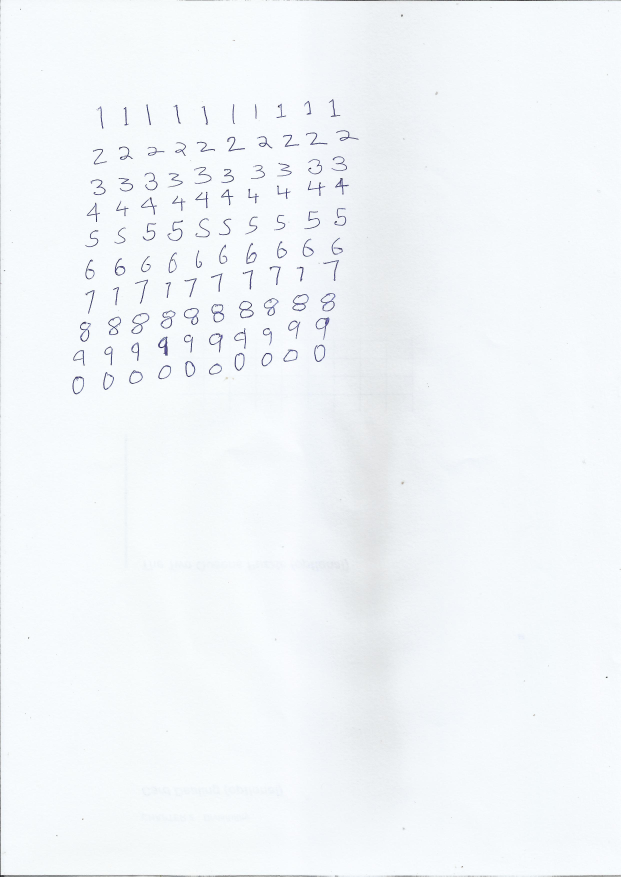
#> input picture custom_train_digits.jpg, 2481 x 3507 px (shown at 1/4 size)
$ jupyter execute IVP_project.ipynb   (shell and % lines are left out)   (older library calls are emulated)
#> lines starting #> are read from the running program, lines starting #| are printed output that depends on the picture; after the words box and inside, x2 and y2 are one past the last pixel; in counts of white or black regions, pixels touching at a corner belong together; long printed decimals are rounded
<a href="https://colab.research.google.com/github/SK-0911/Handwritten-Digit-Recognition/blob/main/IVP_project.ipynb" target="_parent"></a>

[cell 1]
import numpy as np
# from scipy.misc.pilutil import imresize
from PIL import Image #PIL=Python Imaging Library
import cv2  # version 3.2.0
from skimage.feature import hog #skimage has algos for image processing and hog-histogram of gradients, used for object detection
from matplotlib import pyplot as plt
from sklearn.model_selection import train_test_split
from sklearn.metrics import accuracy_score
from sklearn.utils import shuffle #used to randomly shuffle the rows of a dataset along with their corresponding labels or target values.

[cell 2]
from PIL import Image
from numpy import asarray


def imresize(arr,size):
	img=Image.fromarray(arr)
	img=img.resize(size)
	return asarray(img) #it resize the image and then converts the resized PIL Image back to a NumPy array

[cell 3]
DIGIT_WIDTH = 10
DIGIT_HEIGHT = 20
IMG_HEIGHT = 28
IMG_WIDTH = 28
CLASS_N = 10  # 0-9

[cell 4]
# This method splits the input training image into small cells (of a single digit) and uses these cells as training data.
# The default training image (MNIST) is a 1000x1000 size image and each digit is of size 10x20. so we divide 1000/10 horizontally and 1000/20 vertically.
def split2d(img, cell_size, flatten=True):
    h, w = img.shape[:2]
    sx, sy = cell_size
    cells = [np.hsplit(row, w // sx) for row in np.vsplit(img, h // sy)]
    cells = np.array(cells)
    if flatten:
        cells = cells.reshape(-1, sy, sx)
    return cells

[cell 5]
def load_digits(fn):     #  responsible for loading digit images from a file and preparing them for training
    print('loading "%s for training" ...' % fn)
    digits_img = cv2.imread(fn, 0)
    digits = split2d(digits_img, (DIGIT_WIDTH, DIGIT_HEIGHT))       #splits the loaded image into individual digit cells using the split2d function based on w and h
    resized_digits = []
    for digit in digits:
        resized_digits.append(imresize(digit, (IMG_WIDTH, IMG_HEIGHT))) # Resize each digit cell to the specified dimensions using the imresize function and append it to the list of resized digit images
    labels = np.repeat(np.arange(CLASS_N), len(digits) / CLASS_N)
    return np.array(resized_digits), labels

[cell 6]
def pixels_to_hog_20(img_array):# HOG is used for object detection and image classification tasks.
    hog_featuresData = [] # empty list is created
    for img in img_array:
        fd = hog(img,
                 orientations=10,
                 pixels_per_cell=(5, 5),
                 cells_per_block=(1, 1))# function computes the gradient magnitude and orientation for each pixel,generates a histogram of gradient orientations within each cell.
        hog_featuresData.append(fd)
    hog_features = np.array(hog_featuresData, 'float64')
    return np.float32(hog_features)

pixels_to_hog_20 aims to compute Histogram of Oriented Gradients (HOG) features from a collection of images represented as arrays.
 The function iterates over each image in the input array (img_array).

  For each image, it computes the HOG features using the hog function, specifying parameters such as the number of orientations, pixels per cell, and cells per block. **These parameters determine the level of detail captured in the HOG features and how they are computed.**

  The computed HOG features for each image are stored in a list named hog_featuresData. Once all images are processed, the list of HOG features is converted into a NumPy array of type float64 to ensure consistency. Finally, the function returns the HOG features as a NumPy array of type float32. Overall, this function provides a convenient way to extract HOG features from a set of images, which can then be used as input features for various machine learning algorithms.

[cell 7]
class KNN_MODEL():
    def __init__(self, k=3):
        self.k = k
        self.model = cv2.ml.KNearest_create()

    def train(self, samples, responses):#used to train the KNN model
        self.model.train(samples, cv2.ml.ROW_SAMPLE, responses)

    def predict(self, samples):#used to make predictions using the trained KNN model
        retval, results, neigh_resp, dists = self.model.findNearest(samples, self.k)
        return results.ravel()

[cell 8]
class SVM_MODEL():
    def __init__(self, num_feats, C=1, gamma=0.1):
        self.model = cv2.ml.SVM_create()
        self.model.setType(cv2.ml.SVM_C_SVC)
        self.model.setKernel(cv2.ml.SVM_RBF)  # SVM_LINEAR, SVM_RBF
        self.model.setC(C)
        self.model.setGamma(gamma)
        self.features = num_feats

    def train(self, samples, responses):
        self.model.train(samples, cv2.ml.ROW_SAMPLE, responses)

    def predict(self, samples):
        results = self.model.predict(samples.reshape(-1, self.features))
        return results[1].ravel()

[cell 9]
def get_digits(contours, hierarchy):
    hierarchy = hierarchy[0]
    bounding_rectangles = [cv2.boundingRect(ctr) for ctr in contours]
    final_bounding_rectangles = []
    # find the most common heirarchy level - that is where our digits's bounding boxes are
    u, indices = np.unique(hierarchy[:, -1], return_inverse=True)
    most_common_heirarchy = u[np.argmax(np.bincount(indices))]

    for r, hr in zip(bounding_rectangles, hierarchy):
        x, y, w, h = r
        # this could vary depending on the image you are trying to predict
        # we are trying to extract ONLY the rectangles with images in it (this is a very simple way to do it)
        # we use heirarchy to extract only the boxes that are in the same global level - to avoid digits inside other digits

        if ((w * h) > 250) and (10 <= w <= 200) and (10 <= h <= 200) and hr[3] == most_common_heirarchy:
            final_bounding_rectangles.append(r)

    return final_bounding_rectangles

[cell 10]
def proc_user_img(img_file, model):# designed to process a user-provided image file (img_file) for digit recognition using a pre-trained model.
    print('loading "%s for digit recognition" ...' % img_file)
    im = cv2.imread(img_file)
    blank_image = np.zeros((im.shape[0], im.shape[1], 3), np.uint8)
    blank_image.fill(255)

    imgray = cv2.cvtColor(im, cv2.COLOR_BGR2GRAY)#converting the image into grayscale.
    plt.imshow(imgray)
    kernel = np.ones((5, 5), np.uint8)
    #Perform a series of morphological operations (erode and dilate) using a predefined kernel to enhance the digit regions and remove noise.
    ret, thresh = cv2.threshold(imgray, 127, 255, 0)
    thresh = cv2.erode(thresh, kernel, iterations=1)
    thresh = cv2.dilate(thresh, kernel, iterations=1)
    thresh = cv2.erode(thresh, kernel, iterations=1)

    contours, hierarchy = cv2.findContours(thresh, cv2.RETR_TREE, cv2.CHAIN_APPROX_SIMPLE) #Contours represent the boundaries of objects in the image.

    digits_rectangles = get_digits(contours, hierarchy)  # rectangles of bounding the digits in user image

    all_digits = ''

    for rect in digits_rectangles:#this draws a rectangle around the digit and extract the number
        x, y, w, h = rect
        cv2.rectangle(im, (x, y), (x + w, y + h), (0, 255, 0), 2)
        im_digit = imgray[y:y + h, x:x + w]
        im_digit = (255 - im_digit)
        im_digit = imresize(im_digit, (IMG_WIDTH, IMG_HEIGHT))

        hog_img_data = pixels_to_hog_20([im_digit])
        pred = model.predict(hog_img_data)
        all_digits += str(int(pred[0]))
        cv2.putText(im, str(int(pred[0])), (x, y), cv2.FONT_HERSHEY_SIMPLEX, 2, (255, 0, 0), 3)
        cv2.putText(blank_image, str(int(pred[0])), (x, y), cv2.FONT_HERSHEY_SIMPLEX, 3, (255, 0, 0), 5)

    plt.imshow(im)
    cv2.imwrite("original_overlay.png", im)
    cv2.imwrite("final_digits.png", blank_image)
    print(all_digits)
    # cv2.destroyAllWindows()

poc_usr_img function processes a user-provided image, detects potential digit regions, recognizes digits within those regions using a pre-trained model, and outputs the recognized digits overlaid on the original image and as a separate image with isolated digits.

[cell 11]
def get_contour_precedence(contour, cols):
    return contour[1] * cols + contour[0]  # row-wise ordering

[cell 12]
def load_digits_custom(img_file):#used to process an image file containing digits for training a machine learning model
#> called with img_file = 'custom_train_digits.jpg'
    train_data = []
    train_target = []
    start_class = 1
    im = cv2.imread(img_file)#reading the image file
#> im is the input picture: shape (3507, 2481, 3); mean B, G, R 249.2, 246.2, 242.3
    imgray = cv2.cvtColor(im, cv2.COLOR_BGR2GRAY)#converting to grayscale
    plt.imshow(imgray)
    kernel = np.ones((5, 5), np.uint8)

    #Perform a series of morphological operations (erode and dilate) using a predefined kernel to enhance the digit regions and remove noise
    ret, thresh = cv2.threshold(imgray, 127, 255, 0)
#> thresh: shape (3507, 2481); 99.4% white; 577 black regions (433 under 20 px), largest, box (x1, y1, x2, y2) and area: (1242, 0, 2481, 4) 2789, (0, 2657, 297, 3507) 1799, (633, 1347, 670, 1423) 1005
    thresh = cv2.erode(thresh, kernel, iterations=1)
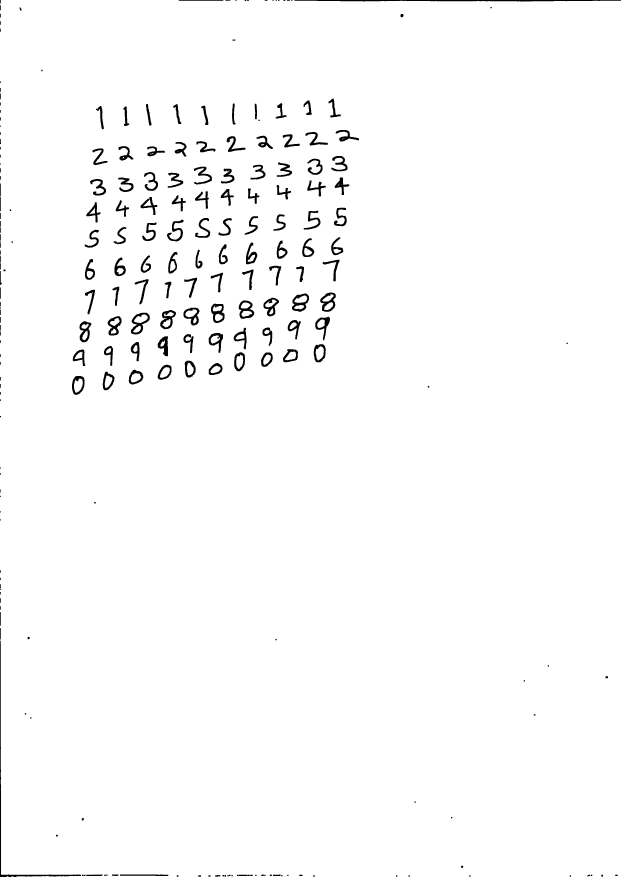
#> thresh: shape (3507, 2481) (shown at 1/4 size); 98.3% white; 242 black regions (18 under 20 px), largest, box (x1, y1, x2, y2) and area: (1178, 0, 2481, 6) 5683, (0, 2572, 324, 3507) 5172, (524, 1251, 599, 1338) 2335
    thresh = cv2.dilate(thresh, kernel, iterations=1)
#> thresh: shape (3507, 2481); 99.3% white; 257 black regions (134 under 20 px)
    thresh = cv2.erode(thresh, kernel, iterations=1)

    contours, hierarchy = cv2.findContours(thresh, cv2.RETR_TREE, cv2.CHAIN_APPROX_SIMPLE)
#> contours = 226 contours, 12 with area under 20; largest, box (x1, y1, x2, y2) and area: (0, 0, 2481, 3507) 8679563, (523, 1250, 600, 1339) 4200, (1167, 1173, 1237, 1248) 3766, (1280, 1169, 1344, 1248) 3652, (954, 1201, 1018, 1276) 3553
    digits_rectangles = get_digits(contours, hierarchy)  # rectangles of bounding the digits in user image
#> in get_digits, `bounding_rectangles = [cv2.boundingRect(ctr) for ctr in contours]`: bounding_rectangles = 226 items, first 6: (45, 3505, 9, 2), (26, 3504, 10, 3), (0, 0, 2481, 3507), (2278, 3500, 7, 7), (1876, 3500, 7, 7), (1633, 3500, 7, 7)
#> in get_digits, `u, indices = np.unique(hierarchy[:, -1], return_inverse=True)`: u = 46 values from -1 to 207; indices = 226 values, max 45 at index 208, min 0 at index 0, mean 7.3
#> in get_digits, `most_common_heirarchy = u[np.argmax(np.bincount(indices))]`: most_common_heirarchy = 2
#> the loop in get_digits, `for r, hr in zip(bounding_rectangles, hierarchy):` made 226 passes
#> (hr, x, y, w, h) on passes 1 to 3: ([1, -1, -1, -1], 45, 3505, 9, 2), ([2, 0, -1, -1], 26, 3504, 10, 3), ([-1, 1, 3, -1], 0, 0, 2481, 3507)
#> after the loop in get_digits, `for r, hr in zip(bounding_rectangles, hierarchy):`: final_bounding_rectangles = 100 items, first 6: (287, 1503, 52, 77), (410, 1486, 49, 76), (514, 1478, 60, 61), (630, 1458, 57, 62), (834, 1451, 57, 50), (738, 1442, 46, 69)
#> digits_rectangles has the same summary as final_bounding_rectangles in get_digits

    # sort rectangles according to x,y pos so that we can label them
    digits_rectangles.sort(key=lambda x: get_contour_precedence(x, im.shape[1]))

    for index, rect in enumerate(digits_rectangles):
        x, y, w, h = rect
        cv2.rectangle(im, (x, y), (x + w, y + h), (0, 255, 0), 2)
        im_digit = imgray[y:y + h, x:x + w]
        im_digit = (255 - im_digit) #Inverts the color intensity of the digit region to enhance visibility.

        im_digit = imresize(im_digit, (IMG_WIDTH, IMG_HEIGHT))
        train_data.append(im_digit)
        train_target.append(start_class % 10)

        if index > 0 and (index + 1) % 10 == 0:
            start_class += 1
#> this loop made 100 passes
#> (x, y, w, h) on passes 1 to 12: (1313, 394, 51, 77), (1213, 401, 35, 60), (1102, 412, 45, 63), (927, 413, 16, 86), (1018, 414, 11, 64), (583, 415, 24, 88), (692, 416, 34, 81), (804, 422, 30, 79), (383, 423, 33, 95), (493, 425, 25, 80), (1342, 519, 95, 48), (1221, 527, 91, 56)
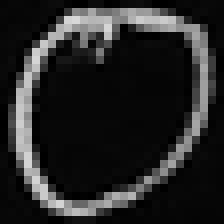
#> im_digit: shape (28, 28) (shown 8 times larger); min 0, max 216, mean 38
#> after the loop, start_class = 11; train_data = 100 items; train_target = 100 values, max 9 at index 80, min 0 at index 90, mean 4.5
    cv2.imwrite("training_box_overlay.png", im)

    return np.array(train_data), np.array(train_target)

[cell 13]
TRAIN_MNIST_IMG = 'digits.png'
TRAIN_USER_IMG = 'custom_train_digits.jpg'
TEST_USER_IMG = 'test_image.png'

# digits, labels = load_digits(TRAIN_MNIST_IMG) #original MNIST data (not good detection)
digits, labels = load_digits_custom(TRAIN_USER_IMG)  # my handwritten dataset (better than MNIST on my handwritten digits)
#> labels has the same summary as train_target in load_digits_custom

print('train data shape', digits.shape)# this provides the dimension of the data
#| train data shape (100, 28, 28)
print('test data shape', labels.shape)
#| test data shape (100,)

digits, labels = shuffle(digits, labels, random_state=256)
#> labels = 100 values, max 9 at index 0, min 0 at index 32, mean 4.5
train_digits_data = pixels_to_hog_20(digits)
#> the loop in pixels_to_hog_20, `for img in img_array:` made 100 passes
#> after the loop in pixels_to_hog_20, `for img in img_array:`: hog_featuresData = 100 items
#> in pixels_to_hog_20, `hog_features = np.array(hog_featuresData, 'float64')`:
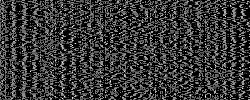
#> hog_features: shape (100, 250) float64; min 0, max 1, mean 0.217
X_train, X_test, y_train, y_test = train_test_split(train_digits_data, labels, test_size=0.33, random_state=42)
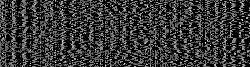
#> X_train: shape (67, 250) float32; min 0, max 1, mean 0.218
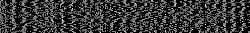
#> X_test: shape (33, 250) float32; min 0, max 1, mean 0.216
#> y_train = 67 values, max 9 at index 2, min 0 at index 3, mean 4.34; y_test = 33 values, max 9 at index 2, min 0 at index 13, mean 4.82

[cell 14]
model_knn = KNN_MODEL(k=5)#This line creates an instance of the KNN_MODEL class
model_knn.train(X_train, y_train)
preds_knn = model_knn.predict(X_test)
#> in predict, `retval, results, neigh_resp, dists = self.model.findNearest(samples, s..`: retval = 8; results = 33 values, max 9 at index 1, min 0 at index 9, mean 4.58; neigh_resp = 33 rows, first 6: [8, 3, 4, 6, 8], [9, 8, 9, 9, 8], [9, 8, 8, 9, 0], [6, 6, 6, 6, 5], [5, 5, 5, 5, 3], [5, 5, 5, 5, 6]; dists = 33 rows, first 6: [9.95, 12.07, 13.38, 14.61, 15.19], [11.19, 15.19, 15.69, 16.02, 16.2], [12.46, 12.7, 13.67, 15.05, 15.74], [10.1, 11.07, 12.84, 12.92, 15.25], [12.61, 12.66, 14.87, 14.88, 16.92], [12.14, 16.48, 16.67, 17.1, 17.3]
#> preds_knn has the same summary as results in predict
print('Accuracy: ', accuracy_score(y_test, preds_knn))# uses the accuracy_score function from Scikit-learn to compare the true labels.
#| Accuracy:  0.8788

# model_knn = KNN_MODEL(k=5)
model_knn.train(train_digits_data, labels)
proc_user_img(TEST_USER_IMG, model_knn)
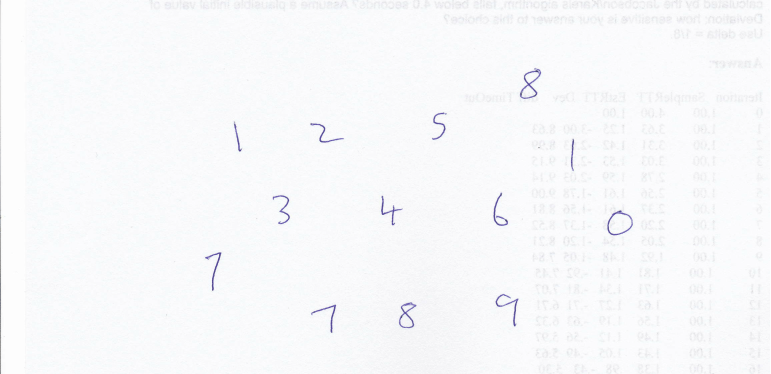
#> input picture test_image.png, 1542 x 748 px (shown at 1/2 size)
#> in proc_user_img, im is the input picture: shape (748, 1542, 3); mean B, G, R 250.5, 248.8, 248.1
#> in proc_user_img, `blank_image.fill(255)`: blank_image: shape (748, 1542, 3); every value is 255
#> in proc_user_img, `ret, thresh = cv2.threshold(imgray, 127, 255, 0)`: thresh: shape (748, 1542); 99.7% white; black in thin lines or dots, all inside (x1, y1, x2, y2) = (0, 137, 1265, 748)
#> in proc_user_img, `thresh = cv2.erode(thresh, kernel, iterations=1)`: thresh: shape (748, 1542); 99% white; 17 black regions (1 under 20 px), largest, box (x1, y1, x2, y2) and area: (1039, 135, 1084, 199) 1226, (797, 603, 834, 658) 1018, (1213, 419, 1267, 472) 973
#> in proc_user_img, `contours, hierarchy = cv2.findContours(thresh, cv2.RETR_TREE, cv2.CHAI..`: contours = 20 contours; largest, box (x1, y1, x2, y2) and area: (0, 0, 1542, 748) 1150160, (1038, 134, 1085, 200) 1845, (796, 602, 835, 659) 1470, (1212, 418, 1268, 473) 1109, (989, 586, 1039, 655) 1085
#> the loop in get_digits (call 2), `for r, hr in zip(bounding_rectangles, hierarchy):` made 20 passes
#> (r, hr) on passes 4 to 15: ((802, 631, 21, 21), [4, -1, -1, 2]), ((806, 612, 18, 9), [-1, 3, -1, 2]), ((989, 586, 50, 69), [6, 2, -1, 0]), ((408, 502, 37, 82), [7, 5, -1, 0]), ((1212, 418, 56, 55), [8, 6, -1, 0]), ((760, 389, 44, 64), [9, 7, -1, 0]), ((543, 388, 39, 63), [10, 8, -1, 0]), ((984, 383, 34, 71), [12, 9, 11, 0]), ((993, 437, 18, 10), [-1, -1, -1, 10]), ((1074, 292, 7, 7), [13, 10, -1, 0]), ((1139, 275, 12, 65), [14, 12, -1, 0]), ((618, 244, 72, 44), [15, 13, -1, 0])
#> (hr, x, y, w, h) on passes 1 to 3: ([-1, -1, 1, -1], 0, 0, 1542, 748), ([2, -1, -1, 0], 622, 607, 53, 61), ([5, 1, 3, 0], 796, 602, 39, 57)
#> the loop in proc_user_img, `for rect in digits_rectangles:#this draws a rectangle around the digit..` made 13 passes
#> rect on passes 1 to 12: (622, 607, 53, 61), (796, 602, 39, 57), (989, 586, 50, 69), (408, 502, 37, 82), (1212, 418, 56, 55), (760, 389, 44, 64), (543, 388, 39, 63), (984, 383, 34, 71), (1139, 275, 12, 65), (618, 244, 72, 44), (466, 242, 19, 64), (862, 222, 34, 60)
#> after the loop in proc_user_img, `for rect in digits_rectangles:#this draws a rectangle around the digit..`:
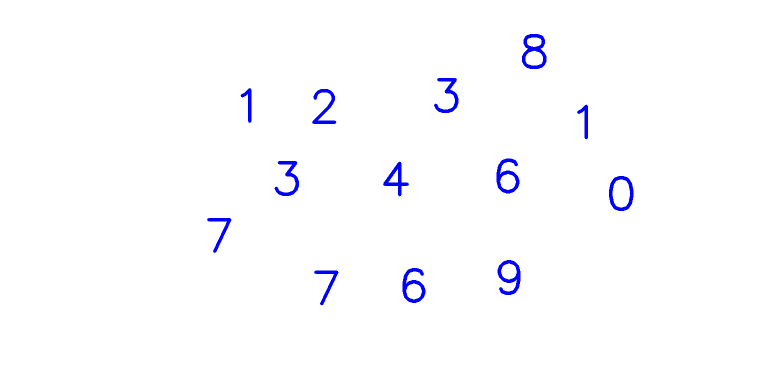
#> blank_image: shape (748, 1542, 3) (shown at 1/2 size); mean of channels 0, 1, 2 255, 252, 252; drawn as B, G, R
#> after the loop in proc_user_img, `for rect in digits_rectangles:#this draws a rectangle around the digit..`:
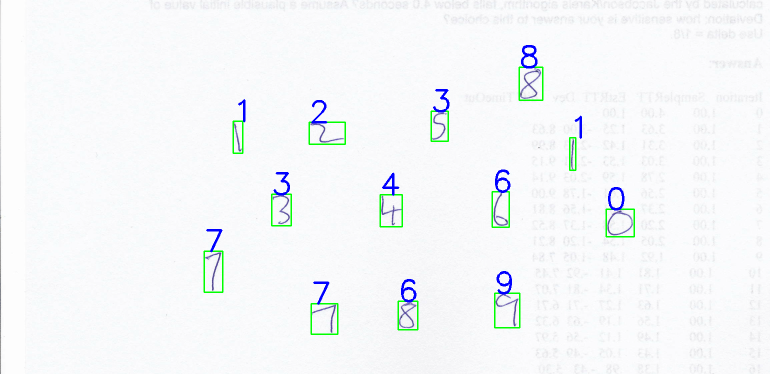
#> im: shape (748, 1542, 3) (shown at 1/2 size); 1.21% of pixels changed, all inside (x1, y1, x2, y2) = (407, 90, 1270, 670)
#> after the loop in proc_user_img, `for rect in digits_rectangles:#this draws a rectangle around the digit..`:
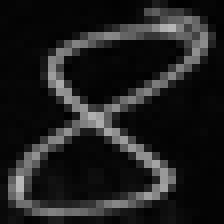
#> im_digit: shape (28, 28) (shown 8 times larger); min 1, max 184, mean 31
#| 7697043612138
#> figure, not shown here; B, G, R data is drawn as R, G, B

[cell 15]
model = SVM_MODEL(num_feats=train_digits_data.shape[1])#creates an instance of the SVM_MODEL class with the no. of features set to the no. of features in the training data .
model.train(X_train, y_train)
preds = model.predict(X_test)
print('Accuracy: ', accuracy_score(y_test, preds))
#| Accuracy:  0.7576

model = SVM_MODEL(num_feats=train_digits_data.shape[1])
model.train(train_digits_data, labels)
proc_user_img(TEST_USER_IMG, model)
#> the loop in proc_user_img (call 2), `for rect in digits_rectangles:#this draws a rectangle around the digit..` made 13 passes
#> pass 3, in proc_user_img (call 2), `im_digit = (255 - im_digit)`:
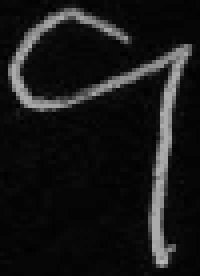
#> im_digit: shape (69, 50) (shown 4 times larger); min 0, max 186, mean 23.6
#| 7697043612138
